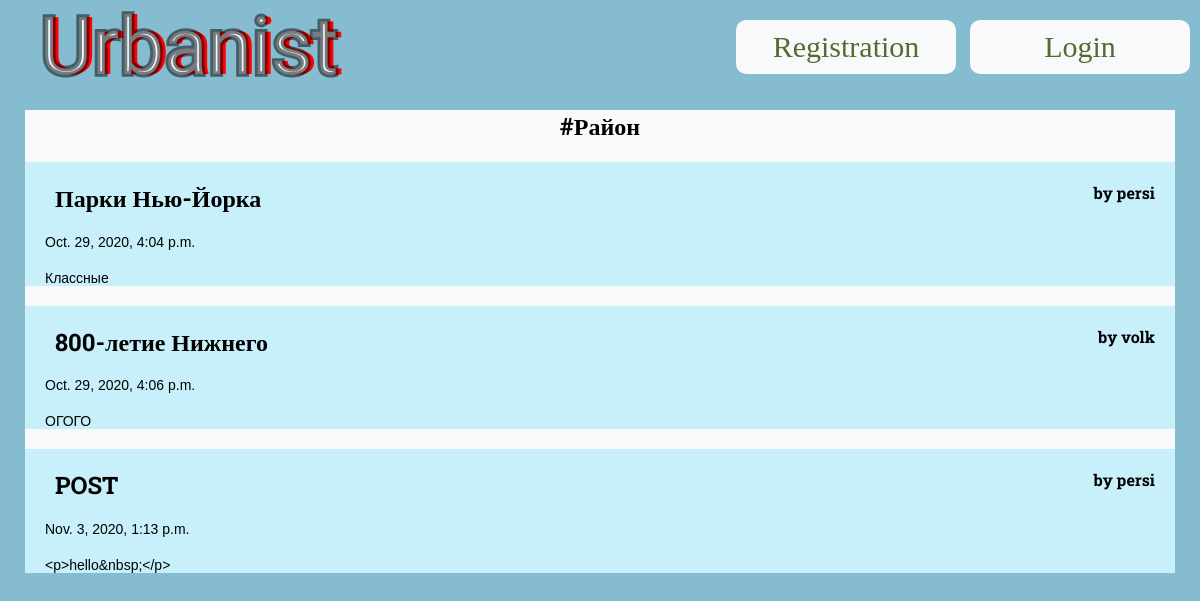
Screenshot of /posts/Район/ with the database file from the repository.
### firstapp/models.py (models this page shows, shortened)
class Tag(models.Model):
    name = models.CharField(max_length=20, unique=True, help_text="Enter a post tag")
    def __str__(self):
        return self.name

class Post(models.Model):
    title = models.CharField(max_length=200)
    author = models.ForeignKey(User, on_delete=models.CASCADE)
    publication_date = models.DateTimeField(default=timezone.now, blank=True, null=True)
    body = RichTextField(blank=True, null=True)
    tags = models.ManyToManyField('Tag', help_text="Select a tag for this post")
    likes = models.ManyToManyField(User, related_name='blog_posts')

### firstapp/views.py (called while the page is built)
    def get_queryset(self):
        self.tag = get_object_or_404(Tag, name=self.args[0])
        return Post.objects.filter(tags__in=[self.tag])

    def get_context_data(self, **kwargs):
        context = super(TagPostsView,self).get_context_data(**kwargs)
        context['tag'] = self.tag
        return context

### templates/tag_posts.html
<!DOCTYPE html>
{% extends 'base.html' %}
{% block content %}
<h2 class="tag">#{{ tag }}</h2>
{% for post in object_list %}
  <div class="post">
      <h2><a href="{% url 'post_detail' post.pk %}">{{ post.title }}</a></h2>
      <h4>by {{ post.author }}</h4>
      <p>{{ post.publication_date }}</p>
      <p>{{ post.body }}</p>
  </div>
{% endfor %}
{% endblock content %}

### static/css/styles.css (style rules this page uses)
body { background: rgba(13,122,160,0.5); margin: 0; padding: 0; }
h,h1,h2,h3,h4,h5 { font-family: 'Roboto Slab', serif; }
#middle .post { background: rgb(200,240,250); }
#middle .post p { font-size: 14px; font-family: "Spectral", Arial, sans-serif; margin: 20px; clear: both; }
#middle .post h2 { float: left; width:70%; margin-left: 30px; }
#middle .post h2 a { color: black; text-decoration: none; }
#middle .post h4 { float: right; margin: 20px; }
#middle .tag { text-align: center; }

### rows the page displays
Tag: name "Район"
Post: title "Парки Нью-Йорка", author "persi", publication_date "Oct. 29, 2020, 4:04 p.m.", body "Классные"
Post: title "800-летие Нижнего", author "volk", publication_date "Oct. 29, 2020, 4:06 p.m.", body "ОГОГО"
Post: title "POST", author "persi", publication_date "Nov. 3, 2020, 1:13 p.m.", body "<p>hello&nbsp;</p>"
